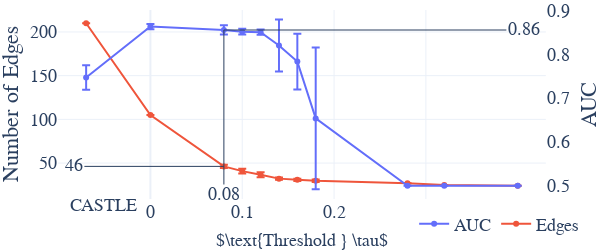

Write notebook code for a chart like this one.
### Markdown cell above
## Adult

### Code cell
import os
import pandas as pd
import numpy as np
from utils import load_pickle
save = True

version = 'adult_fulltest'
metric = 'auc'

dset='100000'
theta = '(([+-])?\d(\.\d+)?)'

folder = "./results/adjmats/"

import re
list_edges = []
for filename in os.listdir(folder):
    match = re.search(f'W_est.{dset}.(\d).(\d).(.*?).{version}.pkl$', filename)
    if match:
        out_f, in_f, theta = match.groups()
        edges = sum(load_pickle(os.path.join(folder,filename), verbose=False).flatten()>0)
        list_edges.append((float(theta), out_f, in_f, edges))
n_edges = pd.DataFrame(list_edges).groupby(0, as_index=False).agg({3 : ['mean', 'std']})
n_edges.columns = n_edges.columns.droplevel()
n_edges.columns = ['theta','N_edges','Std']


folder = "./results/"
filename = f"Nested5FoldCASTLE.Reg.Synth.100000.{version}.pkl"
describe = load_pickle(os.path.join(folder,filename), verbose=False)
agg_stats = pd.DataFrame([(describe[c]['theta'],c[9],describe[c]['fold'],describe[c][metric]) for c in describe]).groupby(0, as_index=False).agg({2 : ['count','max'], 3 : ['mean', 'std']})
agg_stats.columns = ['theta', 'count','folds',  'accuracy_mean', 'accuracy_std']
agg_stats=agg_stats.merge(n_edges,on='theta')
agg_stats= agg_stats.drop_duplicates(subset=['N_edges']) ########################################################### DROP DUPS

if version == 'fico2':
    #### Add Normal CASTLE
    agg_stats.loc[-1] = [-1,5,5,0.723377,0.009611,405.12,10.401602]#,True]  # adding a row
    agg_stats.index = agg_stats.index + 1  # shifting index
    agg_stats = agg_stats.sort_index()  # sorting by index

    n_edges.loc[-1] = [-1,405.12,10.401602]  # adding a row
    n_edges.index = n_edges.index + 1  # shifting index
    n_edges = n_edges.sort_index()  # sorting by index

sub = -0.07
agg_stats.loc[agg_stats['theta']==-1,'theta'] = sub

filter_theta = 0.6
filter_list = [0.2,0.24]
agg_stats = agg_stats[(agg_stats['theta']<=filter_theta) & (~agg_stats['theta'].isin(filter_list))]
display(agg_stats)

import plotly.graph_objects as go
from plotly.subplots import make_subplots

# Create figure with secondary y-axis
fig = make_subplots(specs=[[{"secondary_y": True}]])

if metric == 'accuracy':
    metric =metric.capitalize()
else:
    metric = metric.upper()

# Add traces
fig.add_trace(
    go.Scatter(x=agg_stats['theta'], y=agg_stats['accuracy_mean'], name=metric,         
    error_y=dict(
            type='data', # value of error bar given in data coordinates
            array=agg_stats['accuracy_std'],
            visible=True)
            ),
    secondary_y=True, 
)

fig.add_trace(
    go.Scatter(x=agg_stats['theta'], y=agg_stats['N_edges'], name="Edges",
    error_y=dict(
            type='data', # value of error bar given in data coordinates
            array=agg_stats['Std'],
            visible=True)
              ),
    secondary_y=False,
)

# Add figure title
fig.update_layout(
    title='',
    legend={
        'y':-0.23,
        'x':0.85,
        'orientation':"h",
        'xanchor': 'center',
        'yanchor': 'bottom'},
    template='plotly_white',
    autosize=True,
    width=600, height=250, 
    margin=dict(
        l=10,
        r=10,
        b=0,
        t=10,
        pad=0
    ),
    font=dict(
        family='Serif',#"Courier New, monospace",
        size=18,
        # color="Black"
    )    
)

# Set x-axis title
fig.update_xaxes(showgrid=True,title={'text':r'$\text{Threshold } \tau$','font':{'size':18#, 'family': 'Courier New, monospace',
}},tickvals=list(np.round(np.arange(0, max(agg_stats['theta']), 0.1),3)),
)

# Set y-axes titles
fig.update_yaxes(showgrid=False,nticks=6,zeroline=False, title={'text':metric#,'font':{'size':18}
}, #nticks=13,
secondary_y=True)
fig.update_yaxes(showgrid=True,nticks=6,zeroline=True, title={'text':"Number of Edges"#,'font':{'size':18}
}, secondary_y=False)

fig.add_annotation(x=0.02, y=-0.094,
            text="CASTLE",
            showarrow=False,
            yshift=0,
            xref='paper',
            yref='paper',)

chosen_tau=0.08
y_co = agg_stats[agg_stats['theta']==chosen_tau]['accuracy_mean']
fig.add_annotation(x=chosen_tau, y=0.8556,
            text=str(chosen_tau),
            showarrow=True,
            yshift=0,
            xref='x',ax=0,
            yref='y2',ay=165)
fig.add_annotation(x=chosen_tau, y=0.8556,
            text=str(0.86),
            showarrow=True,
            yshift=0,
            xref='x',ax=300,
            yref='y2',ay=0)
fig.add_annotation(x=chosen_tau, y=46.2,
            text=str(46),
            showarrow=True,
            yshift=0,
            xref='x',ax=-150,
            yref='y',ay=0)

fig.show()

output_folder = "figures"
if not os.path.exists(output_folder):
    os.mkdir(output_folder)

out_path = os.path.join(output_folder,f"plot_tauoptim_{version}.png")

if save:
    import kaleido
    fig.write_image(out_path)

y_co

### Figure 1 — Plotly figure (JSON) as saved in the notebook; plotly's stock layout.template omitted (floating-point values rounded to 4 significant figures)
{"data": [{"error_y": {"array": [0.02788, 0.00599, 0.01055, 0.006541, 0.006104, 0.05933, 0.06342, 0.1617, 0, 0, 0], "type": "data", "visible": true}, "name": "AUC", "type": "scatter", "x": [-0.07, 0, 0.08, 0.1, 0.12, 0.14, 0.16, 0.18, 0.28, 0.32, 0.4], "xaxis": "x", "y": [0.747, 0.8635, 0.8556, 0.8518, 0.8508, 0.8204, 0.7835, 0.6538, 0.5, 0.5, 0.5], "yaxis": "y2"}, {"error_y": {"array": [0, 0, 1.979, 2.614, 2.784, 1.354, 1.19, 1.333, 0, 0, 0], "type": "data", "visible": true}, "name": "Edges", "type": "scatter", "x": [-0.07, 0, 0.08, 0.1, 0.12, 0.14, 0.16, 0.18, 0.28, 0.32, 0.4], "xaxis": "x", "y": [210, 105, 46.2, 40.8, 36.6, 32.2, 30.8, 29.75, 27, 25, 24], "yaxis": "y"}], "layout": {"annotations": [{"showarrow": false, "text": "CASTLE", "x": 0.02, "xref": "paper", "y": -0.094, "yref": "paper", "yshift": 0}, {"ax": 0, "ay": 165, "showarrow": true, "text": "0.08", "x": 0.08, "xref": "x", "y": 0.8556, "yref": "y2", "yshift": 0}, {"ax": 300, "ay": 0, "showarrow": true, "text": "0.86", "x": 0.08, "xref": "x", "y": 0.8556, "yref": "y2", "yshift": 0}, {"ax": -150, "ay": 0, "showarrow": true, "text": "46", "x": 0.08, "xref": "x", "y": 46.2, "yref": "y", "yshift": 0}], "autosize": true, "font": {"family": "Serif", "size": 18}, "height": 250, "legend": {"orientation": "h", "x": 0.85, "xanchor": "center", "y": -0.23, "yanchor": "bottom"}, "margin": {"b": 0, "l": 10, "pad": 0, "r": 10, "t": 10}, "title": {"text": ""}, "width": 600, "xaxis": {"anchor": "y", "domain": [0, 0.94], "showgrid": true, "tickvals": [0, 0.1, 0.2, 0.3], "title": {"font": {"size": 18}, "text": "$\\text{Threshold } \\tau$"}}, "yaxis": {"anchor": "x", "domain": [0, 1], "nticks": 6, "showgrid": true, "title": {"text": "Number of Edges"}, "zeroline": true}, "yaxis2": {"anchor": "x", "nticks": 6, "overlaying": "y", "showgrid": false, "side": "right", "title": {"text": "AUC"}, "zeroline": false}}}
